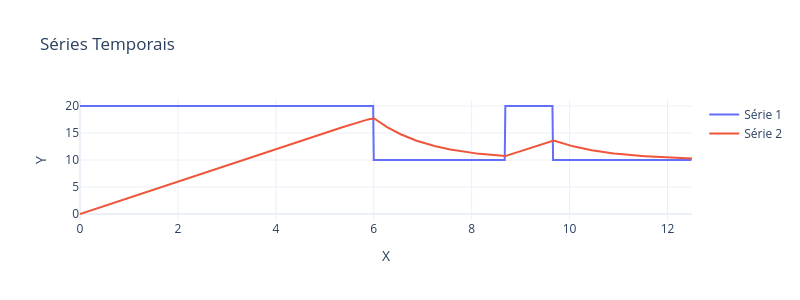
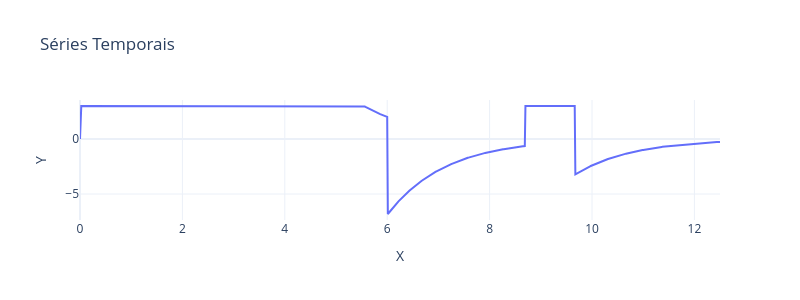

The notebook cell saved with these charts, in order:
### Code cell
PlotSeriesPLY(xSeries=[t_history,t_history],ySeries=[v_ref_history,v_history],w=800,h=300)
PlotSeriesPLY(xSeries=[t_history],ySeries=[acc_history],w=800,h=300)

### Figure 1 — Plotly figure (JSON) as saved in the notebook; plotly's stock layout.template omitted (floating-point values rounded to 4 significant figures; data arrays with more than 128 entries replaced by an {"elided": "..."} marker saying what was removed)
{"data": [{"mode": "lines", "name": "Série 1", "type": "scatter", "x": {"elided": "1001 float values"}, "xaxis": "x", "y": {"elided": "1000 float values"}, "yaxis": "y"}, {"mode": "lines", "name": "Série 2", "type": "scatter", "x": {"elided": "1001 float values"}, "xaxis": "x", "y": {"elided": "1001 float values"}, "yaxis": "y"}], "layout": {"height": 300, "title": {"text": "Séries Temporais"}, "width": 800, "xaxis": {"anchor": "y", "domain": [0, 1], "title": {"text": "X"}}, "yaxis": {"anchor": "x", "domain": [0, 1], "title": {"text": "Y"}}}}

### Figure 2 — Plotly figure (JSON) as saved in the notebook; plotly's stock layout.template omitted (floating-point values rounded to 4 significant figures; data arrays with more than 128 entries replaced by an {"elided": "..."} marker saying what was removed)
{"data": [{"mode": "lines", "name": "Série 1", "type": "scatter", "x": {"elided": "1001 float values"}, "xaxis": "x", "y": {"elided": "1001 float values"}, "yaxis": "y"}], "layout": {"height": 300, "title": {"text": "Séries Temporais"}, "width": 800, "xaxis": {"anchor": "y", "domain": [0, 1], "title": {"text": "X"}}, "yaxis": {"anchor": "x", "domain": [0, 1], "title": {"text": "Y"}}}}
